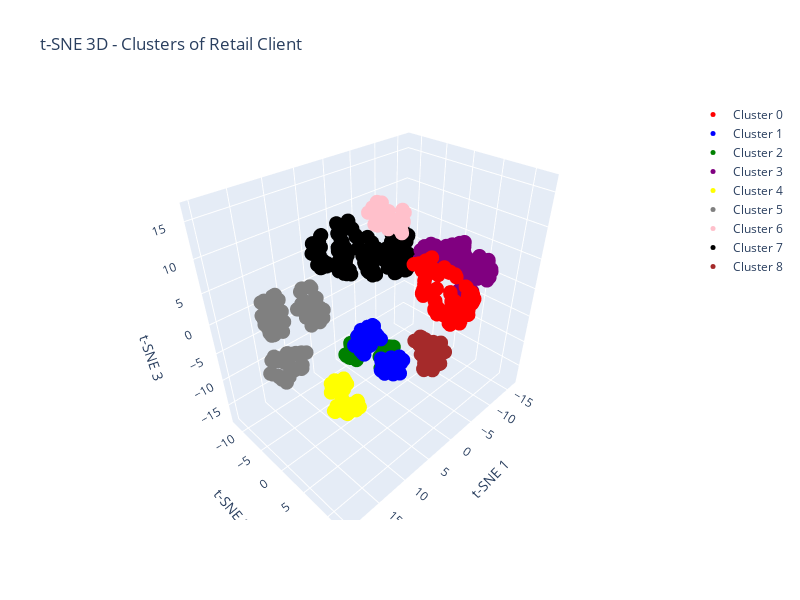

Source (notebook cell):
### Code cell
import plotly.graph_objects as go
from sklearn.manifold import TSNE
import numpy as np

# t-SNE en 3D
tsne_3d = TSNE(n_components=3, random_state=42, perplexity=30)
tsne_3d_result = tsne_3d.fit_transform(df_scaled)

# Couleurs pour les clusters
colors = ['red', 'blue', 'green', 'purple', 'yellow', 'gray', 'pink', 'black', 'brown']

# Créer les traces pour chaque cluster
traces = []
for cluster_id in range(9):
    mask = df_encoded['Cluster9'] == cluster_id
    traces.append(go.Scatter3d(
        x=tsne_3d_result[mask, 0],
        y=tsne_3d_result[mask, 1],
        z=tsne_3d_result[mask, 2],
        mode='markers',
        marker=dict(
            size=5,
            color=colors[cluster_id]
        ),
        name=f'Cluster {cluster_id}'
    ))

# Créer la figure
fig = go.Figure(data=traces)

# Mise en forme
fig.update_layout(
    title='t-SNE 3D - Clusters of Retail Client',
    scene=dict(
        xaxis_title='t-SNE 1',
        yaxis_title='t-SNE 2',
        zaxis_title='t-SNE 3'
    ),
    width=800,
    height=600
)

fig.show()
